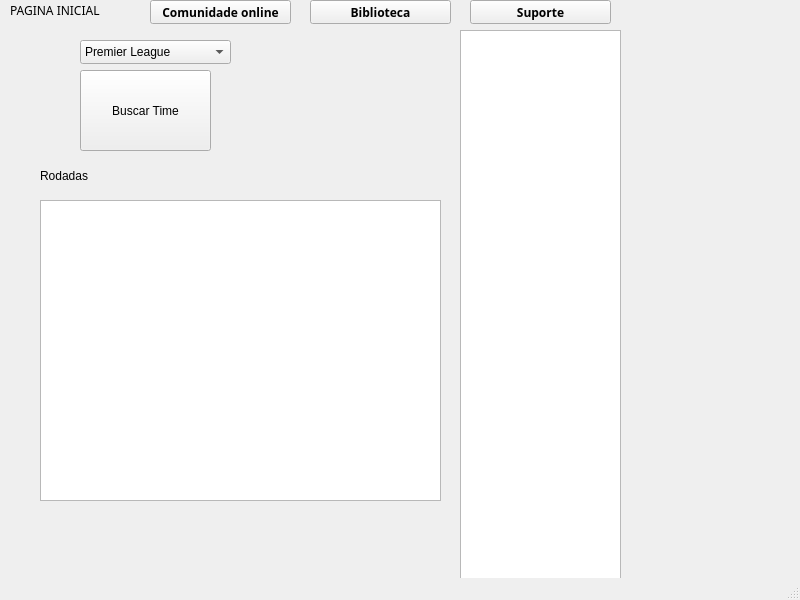
<?xml version="1.0" encoding="UTF-8"?>
<ui version="4.0">
 <class>MainWindow</class>
 <widget class="QMainWindow" name="MainWindow">
  <property name="geometry">
   <rect>
    <x>0</x>
    <y>0</y>
    <width>800</width>
    <height>600</height>
   </rect>
  </property>
  <property name="windowTitle">
   <string>MainWindow</string>
  </property>
  <widget class="QWidget" name="centralwidget">
   <widget class="QTextEdit" name="textEdit">
    <property name="enabled">
     <bool>true</bool>
    </property>
    <property name="geometry">
     <rect>
      <x>460</x>
      <y>30</y>
      <width>161</width>
      <height>551</height>
     </rect>
    </property>
    <property name="readOnly">
     <bool>true</bool>
    </property>
   </widget>
   <widget class="QComboBox" name="comboBox">
    <property name="geometry">
     <rect>
      <x>80</x>
      <y>40</y>
      <width>151</width>
      <height>24</height>
     </rect>
    </property>
    <item>
     <property name="text">
      <string>Premier League</string>
     </property>
    </item>
    <item>
     <property name="text">
      <string>Brasileirao Serie B</string>
     </property>
    </item>
    <item>
     <property name="text">
      <string>Brasileirao Serie A</string>
     </property>
    </item>
   </widget>
   <widget class="QPushButton" name="pushButton_4">
    <property name="geometry">
     <rect>
      <x>470</x>
      <y>0</y>
      <width>141</width>
      <height>24</height>
     </rect>
    </property>
    <property name="font">
     <font>
      <family>Cascadia Mono SemiBold</family>
      <bold>true</bold>
     </font>
    </property>
    <property name="text">
     <string>Suporte</string>
    </property>
   </widget>
   <widget class="QPushButton" name="pushButton_2">
    <property name="geometry">
     <rect>
      <x>150</x>
      <y>0</y>
      <width>141</width>
      <height>24</height>
     </rect>
    </property>
    <property name="font">
     <font>
      <family>Cascadia Mono SemiBold</family>
      <bold>true</bold>
     </font>
    </property>
    <property name="text">
     <string>Comunidade online</string>
    </property>
   </widget>
   <widget class="QPushButton" name="pushButton_3">
    <property name="geometry">
     <rect>
      <x>310</x>
      <y>0</y>
      <width>141</width>
      <height>24</height>
     </rect>
    </property>
    <property name="font">
     <font>
      <family>Cascadia Mono SemiBold</family>
      <bold>true</bold>
     </font>
    </property>
    <property name="text">
     <string>Biblioteca</string>
    </property>
   </widget>
   <widget class="QPushButton" name="pushButton">
    <property name="enabled">
     <bool>true</bool>
    </property>
    <property name="geometry">
     <rect>
      <x>80</x>
      <y>70</y>
      <width>131</width>
      <height>81</height>
     </rect>
    </property>
    <property name="text">
     <string>Buscar Time</string>
    </property>
   </widget>
   <widget class="QLabel" name="label">
    <property name="geometry">
     <rect>
      <x>10</x>
      <y>0</y>
      <width>251</width>
      <height>21</height>
     </rect>
    </property>
    <property name="font">
     <font>
      <family>Cascadia Mono ExtraLight</family>
     </font>
    </property>
    <property name="text">
     <string>PAGINA INICIAL</string>
    </property>
   </widget>
   <widget class="QLabel" name="label_Temporada">
    <property name="geometry">
     <rect>
      <x>240</x>
      <y>40</y>
      <width>131</width>
      <height>16</height>
     </rect>
    </property>
    <property name="text">
     <string/>
    </property>
   </widget>
   <widget class="QLabel" name="label_2">
    <property name="geometry">
     <rect>
      <x>40</x>
      <y>166</y>
      <width>101</width>
      <height>20</height>
     </rect>
    </property>
    <property name="text">
     <string>Rodadas</string>
    </property>
   </widget>
   <widget class="QTextEdit" name="textEdit_rodadas">
    <property name="geometry">
     <rect>
      <x>40</x>
      <y>200</y>
      <width>401</width>
      <height>301</height>
     </rect>
    </property>
   </widget>
  </widget>
  <widget class="QMenuBar" name="menubar">
   <property name="geometry">
    <rect>
     <x>0</x>
     <y>0</y>
     <width>800</width>
     <height>21</height>
    </rect>
   </property>
  </widget>
  <widget class="QStatusBar" name="statusbar"/>
 </widget>
 <resources/>
 <connections/>
</ui>
